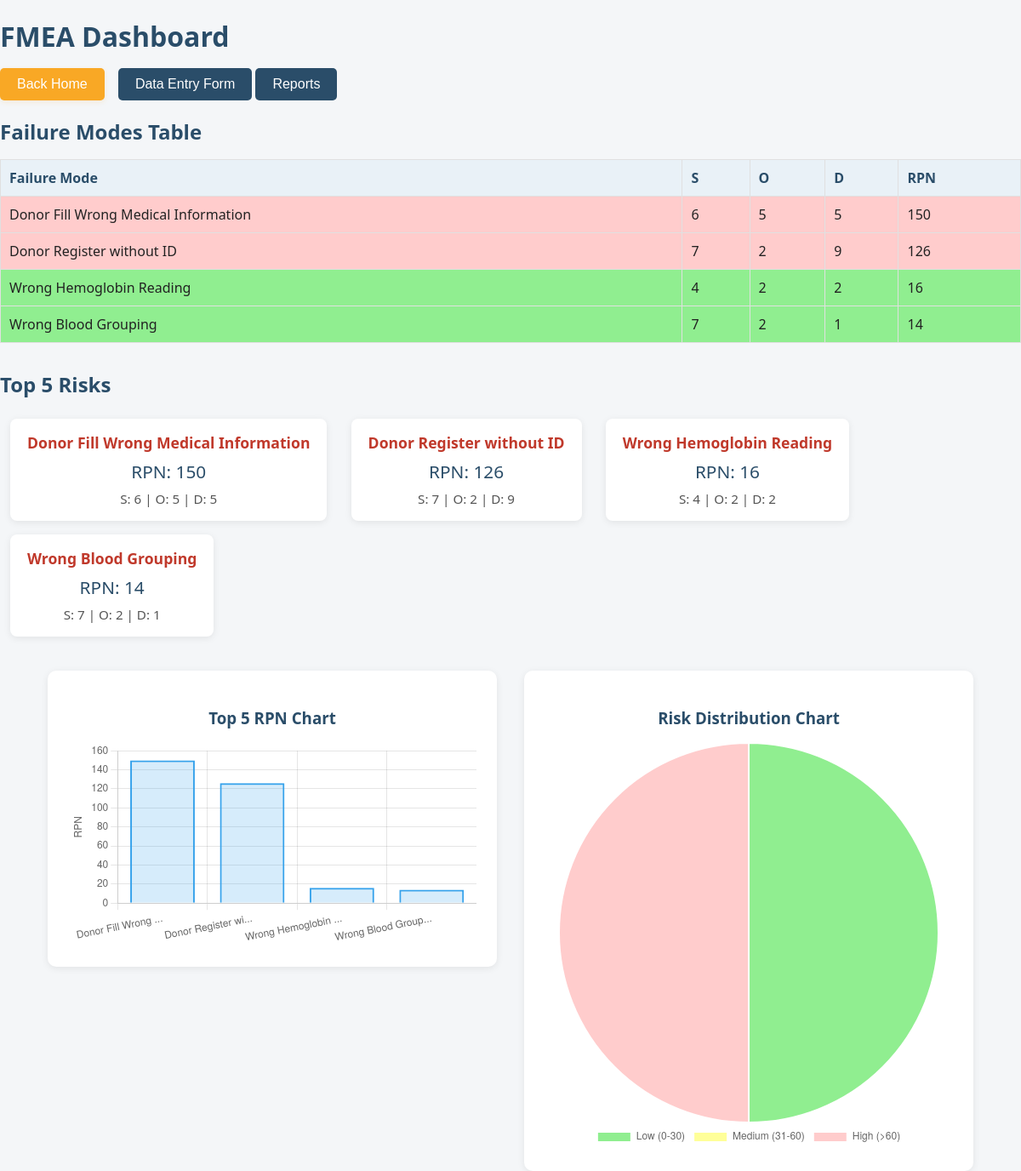
/dashboard, run on the app's committed database.
### tables this page shows
CREATE TABLE failure_modes
                 (id INTEGER PRIMARY KEY AUTOINCREMENT,
                  failure_mode TEXT,
                  s INTEGER,
                  o INTEGER,
                  d INTEGER,
                  rpn INTEGER);

### app.py (the view)
@app.route('/dashboard')
def dashboard():
    data = get_all_data()
    stats = get_stats(data)
    top_5 = sorted(data, key=lambda x: x['RPN'], reverse=True)[:5]
    risk_dist = {'Low (0-30)': len([d for d in data if d['RPN'] <= 30]),
                 'Medium (31-60)': len([d for d in data if 31 <= d['RPN'] <= 60]),
                 'High (>60)': len([d for d in data if d['RPN'] > 60])}
    return render_template('dashboard.html', data=data, stats=stats, top_5=top_5, risk_dist=risk_dist)

### app.py (called while the page is built)
def get_all_data():
    conn = sqlite3.connect('fmea.db')
    c = conn.cursor()
    c.execute('SELECT id, failure_mode, s, o, d, rpn FROM failure_modes ORDER BY rpn DESC')
    rows = c.fetchall()
    data = [{'id': row[0], 'Failure Mode': row[1], 'S': row[2], 'O': row[3], 'D': row[4], 'RPN': row[5]} for row in rows]
    conn.close()
    return data

def get_stats(data):
    if not data:
        return {'average': 0, 'max': 0, 'min': 0, 'high_risk': 0}
    df = pd.DataFrame(data)
    avg_rpn = df['RPN'].mean()
    max_rpn = df['RPN'].max()
    min_rpn = df['RPN'].min()
    high_risk = len(df[df['RPN'] > 60])
    return {'average': round(avg_rpn, 2), 'max': max_rpn, 'min': min_rpn, 'high_risk': high_risk}

### templates/dashboard.html (shortened to what this page needs)
<!DOCTYPE html>
<html lang="en">
<head>
    <link rel="stylesheet" href="/static/style.css">
</head>
<body>
    <h1>FMEA Dashboard</h1>
    <div style="margin-bottom: 16px;">
        <a href="/home"><button class="back-home-btn">Back Home</button></a>
        <a href="/form"><button>Data Entry Form</button></a>
        <a href="/reports"><button>Reports</button></a>
    </div>
    <h2>Failure Modes Table</h2>
    <table>
        <tr>
            <th>Failure Mode</th>
            <th>S</th>
            <th>O</th>
            <th>D</th>
            <th>RPN</th>
        </tr>
        {% for mode in data %}
        <tr style="background-color: {% if mode['RPN'] <= 30 %}#90ee90{% elif mode['RPN'] <= 60 %}#ffff99{% else %}#ffcccc{% endif %};">
            <td>{{ mode['Failure Mode'] }}</td>
            <td>{{ mode['S'] }}</td>
            <td>{{ mode['O'] }}</td>
            <td>{{ mode['D'] }}</td>
            <td>{{ mode['RPN'] }}</td>
        </tr>
        {% endfor %}
    </table>
    <h2 style="margin-top:32px;">Top 5 Risks</h2>
    <div class="top5-container">
        {% for mode in top_5 %}
        <div class="top5-card" style="display:inline-block;vertical-align:top;margin:8px 12px;padding:16px 20px;background:#fff;border-radius:8px;box-shadow:0 2px 8px rgba(0,0,0,0.08);min-width:160px;text-align:center;">
            <div style="font-size:1.1em;font-weight:600;color:#c0392b;">{{ mode['Failure Mode'] }}</div>
            <div style="margin:8px 0;font-size:1.3em;color:#2a4d69;">RPN: {{ mode['RPN'] }}</div>
            <div style="font-size:0.95em;color:#555;">S: {{ mode['S'] }} | O: {{ mode['O'] }} | D: {{ mode['D'] }}</div>
        </div>
        {% endfor %}
    </div>
    <div class="chart-row" style="display:flex;flex-wrap:wrap;gap:32px;margin-top:32px;justify-content:center;align-items:flex-start;">
        <div class="chart-container" style="flex:1;min-width:320px;max-width:480px;background:#fff;padding:24px;border-radius:10px;box-shadow:0 2px 8px rgba(0,0,0,0.08);">
            <h3 style="text-align:center;">Top 5 RPN Chart</h3>
            <canvas id="top5Chart"></canvas>
        </div>
        <div class="chart-container" style="flex:1;min-width:320px;max-width:480px;background:#fff;padding:24px;border-radius:10px;box-shadow:0 2px 8px rgba(0,0,0,0.08);">
            <h3 style="text-align:center;">Risk Distribution Chart</h3>
            <canvas id="riskChart"></canvas>
        </div>
    </div>
    <script>
        // Prepare JSON-safe arrays for charts
        const top5Labels = {{ top_5 | map(attribute='Failure Mode') | list | tojson | safe }};
        // truncate labels to 20 chars for display
        const top5LabelsShort = top5Labels.map(l => (typeof l === 'string' && l.length > 20) ? l.slice(0, 17) + '...' : l);
        const top5Data = {{ top_5 | map(attribute='RPN') | list | tojson | safe }};
        const top5Ctx = document.getElementById('top5Chart').getContext('2d');
        new Chart(top5Ctx, {
            type: 'bar',
            data: {
                labels: top5LabelsShort,
                datasets: [{
                    label: 'Top 5 RPN',
                    data: top5Data,
                    backgroundColor: 'rgba(54, 162, 235, 0.2)',
                    borderColor: 'rgba(54, 162, 235, 1)',
                    borderWidth: 2
                }]
            },
            options: {
                responsive: true,
                plugins: { legend: { display: false } },
                scales: { y: { beginAtZero: true, title: { display: true, text: 'RPN' } } }
            }
        });
        const riskDist = {{ risk_dist | tojson | safe }};
        const riskCtx = document.getElementById('riskChart').getContext('2d');
        new Chart(riskCtx, {
            type: 'pie',
            data: {
                labels: ['Low (0-30)', 'Medium (31-60)', 'High (>60)'],
                datasets: [{
                    data: [riskDist['Low (0-30)'] || 0, riskDist['Medium (31-60)'] || 0, riskDist['High (>60)'] || 0],
                    backgroundColor: ['#90ee90', '#ffff99', '#ffcccc']
                }]
            },
            options: {
                responsive: true,
                plugins: { legend: { position: 'bottom' } }
            }
        });
    </script>
</body>
</html>

### static/style.css (style rules this page uses)
.back-home-btn { background: #f9a825; color: #fff; border: none; border-radius: 5px; padding: 10px 20px; font-size: 1rem; cursor: pointer; margin-right: 12px; box-shadow: 0 2px 6px rgba(249,168,37,0.15); transition: background 0.2s; }
body { font-family: 'Segoe UI', Arial, sans-serif; background: #f4f6f8; margin: 0; padding: 0; color: #222; }
h1, h2, h3 { color: #2a4d69; margin-bottom: 16px; }
button, input[type="submit"] { background: #2a4d69; color: #fff; border: none; border-radius: 5px; padding: 10px 20px; font-size: 1rem; cursor: pointer; transition: background 0.2s; }
table { width: 100%; border-collapse: collapse; margin-bottom: 24px; }
table th, table td { border: 1px solid #e0e0e0; padding: 10px; text-align: left; }
table th { background: #e9f1f7; color: #2a4d69; }

### data on the page
failure_modes: failure_mode "Donor Fill Wrong Medical Information", S "6", O "5", D "5", RPN "150"
failure_modes: failure_mode "Donor Register without ID", S "7", O "2", D "9", RPN "126"
failure_modes: failure_mode "Wrong Hemoglobin Reading", S "4", O "2", D "2", RPN "16"
failure_modes: failure_mode "Wrong Blood Grouping", S "7", O "2", D "1", RPN "14"

### other printed values
chart data {{ top_5 | map(attribute='RPN') | list | tojson | safe }} [150, 126, 16, 14]
